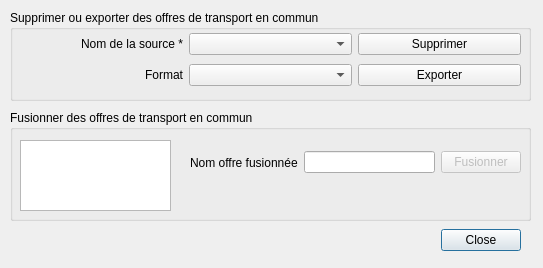
<?xml version="1.0" encoding="UTF-8"?>
<ui version="4.0">
 <class>Dialog</class>
 <widget class="QDialog" name="Dialog">
  <property name="geometry">
   <rect>
    <x>0</x>
    <y>0</y>
    <width>543</width>
    <height>268</height>
   </rect>
  </property>
  <property name="windowTitle">
   <string>Gérer les données d'offre de transport en commun</string>
  </property>
  <widget class="QDialogButtonBox" name="buttonBox">
   <property name="geometry">
    <rect>
     <x>340</x>
     <y>220</y>
     <width>181</width>
     <height>41</height>
    </rect>
   </property>
   <property name="orientation">
    <enum>Qt::Horizontal</enum>
   </property>
   <property name="standardButtons">
    <set>QDialogButtonBox::Close</set>
   </property>
  </widget>
  <widget class="QGroupBox" name="groupBoxPTNetworks">
   <property name="geometry">
    <rect>
     <x>10</x>
     <y>110</y>
     <width>521</width>
     <height>111</height>
    </rect>
   </property>
   <property name="title">
    <string>Fusionner des offres de transport en commun</string>
   </property>
   <widget class="QListView" name="listViewPTNetworks">
    <property name="geometry">
     <rect>
      <x>10</x>
      <y>30</y>
      <width>151</width>
      <height>71</height>
     </rect>
    </property>
    <property name="editTriggers">
     <set>QAbstractItemView::NoEditTriggers</set>
    </property>
    <property name="alternatingRowColors">
     <bool>true</bool>
    </property>
    <property name="selectionMode">
     <enum>QAbstractItemView::MultiSelection</enum>
    </property>
    <property name="selectionBehavior">
     <enum>QAbstractItemView::SelectRows</enum>
    </property>
   </widget>
   <widget class="QWidget" name="layoutWidget">
    <property name="geometry">
     <rect>
      <x>180</x>
      <y>40</y>
      <width>331</width>
      <height>25</height>
     </rect>
    </property>
    <layout class="QHBoxLayout" name="horizontalLayout">
     <item>
      <widget class="QLabel" name="label_2">
       <property name="text">
        <string>Nom offre fusionnée</string>
       </property>
      </widget>
     </item>
     <item>
      <widget class="QLineEdit" name="lineEditMergedPTNetwork"/>
     </item>
     <item>
      <widget class="QPushButton" name="pushButtonMerge">
       <property name="enabled">
        <bool>false</bool>
       </property>
       <property name="text">
        <string>Fusionner</string>
       </property>
      </widget>
     </item>
    </layout>
   </widget>
  </widget>
  <widget class="QGroupBox" name="groupBox">
   <property name="geometry">
    <rect>
     <x>10</x>
     <y>10</y>
     <width>521</width>
     <height>91</height>
    </rect>
   </property>
   <property name="title">
    <string>Supprimer ou exporter des offres de transport en commun</string>
   </property>
   <widget class="QWidget" name="verticalLayoutWidget">
    <property name="geometry">
     <rect>
      <x>10</x>
      <y>20</y>
      <width>501</width>
      <height>61</height>
     </rect>
    </property>
    <layout class="QGridLayout" name="gridLayout">
     <item row="0" column="1">
      <widget class="QComboBox" name="comboBoxSourceName"/>
     </item>
     <item row="0" column="0">
      <widget class="QLabel" name="label">
       <property name="text">
        <string>Nom de la source *</string>
       </property>
       <property name="alignment">
        <set>Qt::AlignRight|Qt::AlignTrailing|Qt::AlignVCenter</set>
       </property>
      </widget>
     </item>
     <item row="0" column="2">
      <widget class="QPushButton" name="pushButtonDelete">
       <property name="text">
        <string>Supprimer</string>
       </property>
      </widget>
     </item>
     <item row="1" column="2">
      <widget class="QPushButton" name="pushButtonExport">
       <property name="text">
        <string>Exporter</string>
       </property>
      </widget>
     </item>
     <item row="1" column="0">
      <widget class="QLabel" name="label_3">
       <property name="text">
        <string>Format</string>
       </property>
       <property name="alignment">
        <set>Qt::AlignRight|Qt::AlignTrailing|Qt::AlignVCenter</set>
       </property>
      </widget>
     </item>
     <item row="1" column="1">
      <widget class="QComboBox" name="comboBoxFormat"/>
     </item>
    </layout>
   </widget>
  </widget>
 </widget>
 <resources/>
 <connections>
  <connection>
   <sender>buttonBox</sender>
   <signal>accepted()</signal>
   <receiver>Dialog</receiver>
   <slot>accept()</slot>
   <hints>
    <hint type="sourcelabel">
     <x>248</x>
     <y>254</y>
    </hint>
    <hint type="destinationlabel">
     <x>157</x>
     <y>274</y>
    </hint>
   </hints>
  </connection>
  <connection>
   <sender>buttonBox</sender>
   <signal>rejected()</signal>
   <receiver>Dialog</receiver>
   <slot>reject()</slot>
   <hints>
    <hint type="sourcelabel">
     <x>316</x>
     <y>260</y>
    </hint>
    <hint type="destinationlabel">
     <x>286</x>
     <y>274</y>
    </hint>
   </hints>
  </connection>
 </connections>
</ui>
